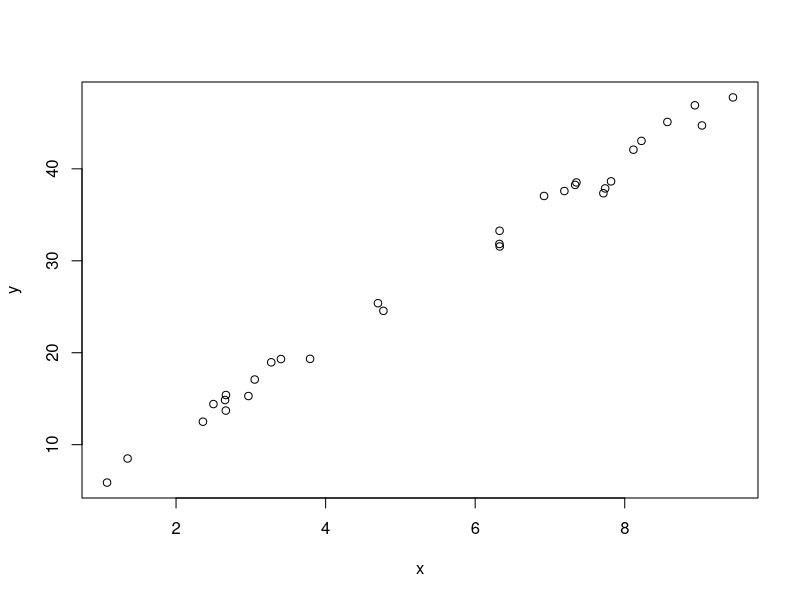
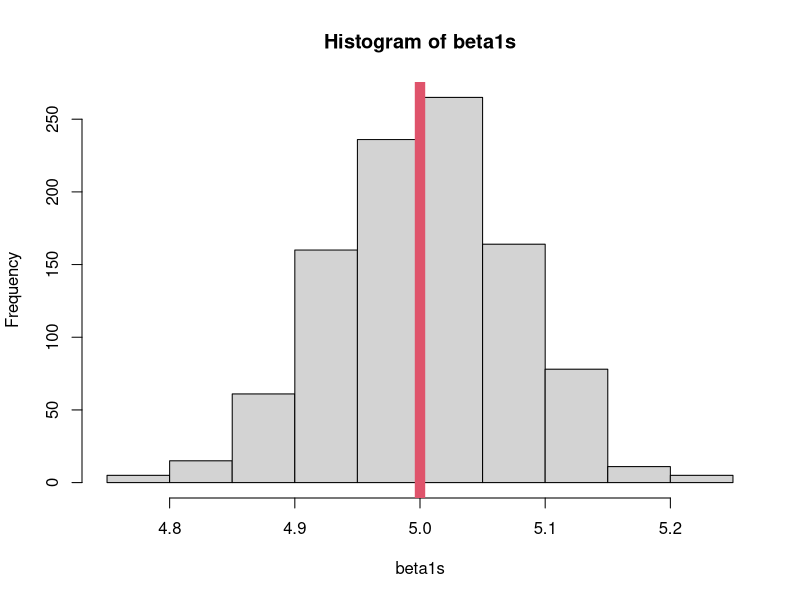
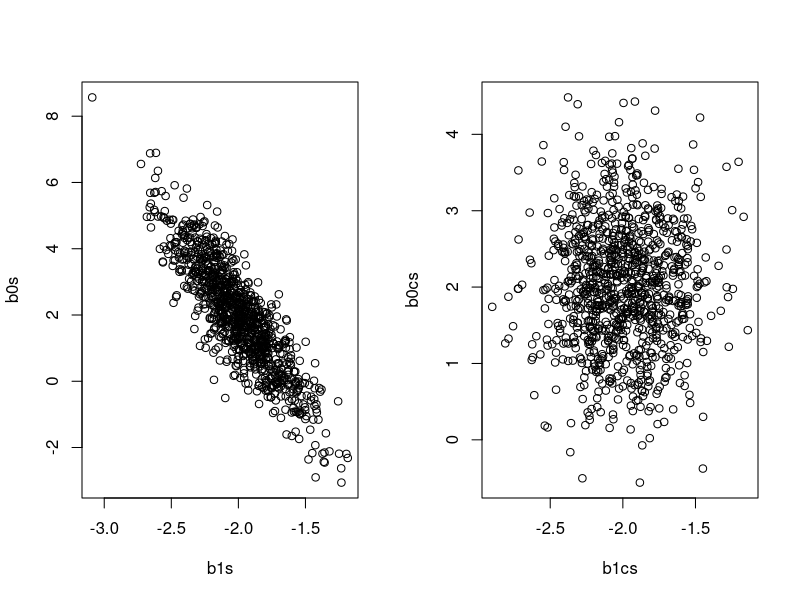

Write R code to recreate these figures, in order.
## ---- chunk 1
#| include: false
set.seed(2112)
## ---- chunk 2
set.seed(2112)
n <- 30
sigma <- 1
beta0 <- 1
beta1 <- 5
x <- runif(n, 0, 10)

dgp <- function(x, beta0 = 1, beta1 = 5, 
                sigma = 1) {
    epsilon <- rnorm(length(x), mean = 0, sd = sigma)
    y <- beta0 + beta1 * x
    return(data.frame(x = x, y = y + epsilon))
}

set.seed(2112)
mydata <- dgp(x = x, beta0 = beta0, beta1 = beta1,
    sigma = sigma)

plot(mydata)
## ---- chunk 3
Sdotdot <- function(x, y) sum( (x - mean(x)) * (y - mean(y)) )

Sxx <- Sdotdot(mydata$x, mydata$x)
Sxy <- Sdotdot(mydata$x, mydata$y)
Syy <- Sdotdot(mydata$y, mydata$y)

b1 <- Sxy / Sxx
b1

b0 <- mean(mydata$y) - b1 * mean(mydata$x)
b0

errors <- mydata$y - (b0 + b1 * mydata$x)
s <- sd(errors)
b1_var <- s^2 / Sxx
b1_var
## ---- chunk 4
R <- 1000
beta1s <- rep(NA, R)
beta0s <- rep(NA, R)
for (i in 1:R) {
    new_data <- dgp(x, beta0 = beta0, beta1 = beta1, sigma = sigma)
    Sxx <- Sdotdot(new_data$x, new_data$x)
    Sxy <- Sdotdot(new_data$x, new_data$y)
    beta1s[i] <- Sxy / Sxx
    beta0s[i] <- mean(new_data$y) - b1 * mean(new_data$x)
}

var(beta1s)
## ---- chunk 5
hist(beta1s)
abline(v = 5, col = 2, lwd = 10) # true value of beta
## ---- chunk 6
## Empirical Ci
quantile(beta1s, c(0.055, 0.945))

## Theoretical CI
Sxx <- Sdotdot(mydata$x, mydata$x)
5 + c(-1, 1) * qt(0.945, df = nrow(mydata) - 2) * 1/sqrt(Sxx)

## Sample CI
b1 + c(-1, 1) * qt(0.945, nrow(mydata) - 2) * s/sqrt(Sxx)
## ---- chunk 7
y <- mydata$y
yhat <- b0 + b1*mydata$x
ybar <- mean(y)

c(sum((yhat - ybar)^2), sum((y - yhat)^2), sum((y - ybar)^2))

ANOVA <- data.frame(
    Source = c("Regression", "Error", "Total (cor.)"),
    df = c(1, nrow(mydata) - 2, nrow(mydata)),
    SS = c(sum((yhat - ybar)^2), sum((y - yhat)^2), sum((y - ybar)^2))
)
ANOVA$MS <- ANOVA$SS / ANOVA$df
ANOVA
## ---- chunk 8
anova(lm(y ~ x, data = mydata))
## ---- chunk 9
b1s <- double(R)
b0s <- double(R)
b1cs <- double(R)
b0cs <- double(R)
n <- 25
x <- runif(n, 0, 10)
xc <- x - mean(x) # centered

for (i in 1:R) {
    y <- 2 - 2 * x + rnorm(25, 0, 4)
    b1 <- Sdotdot(x, y) / Sdotdot(x, x)
    b0 <- mean(y) - b1 * mean(x)
    b1s[i] <- b1
    b0s[i] <- b0

    # Centered
    y <- 2 - 2 * xc + rnorm(25, 0, 4)
    b1c <- Sdotdot(xc, y) / Sdotdot(xc, xc)
    b1cs[i] <- b1c
    b0c <- mean(y) - b1 * mean(xc)
    b0cs[i] <- b0c
}

par(mfrow = c(1,2))
plot(b1s, b0s)
plot(b1cs, b0cs)
